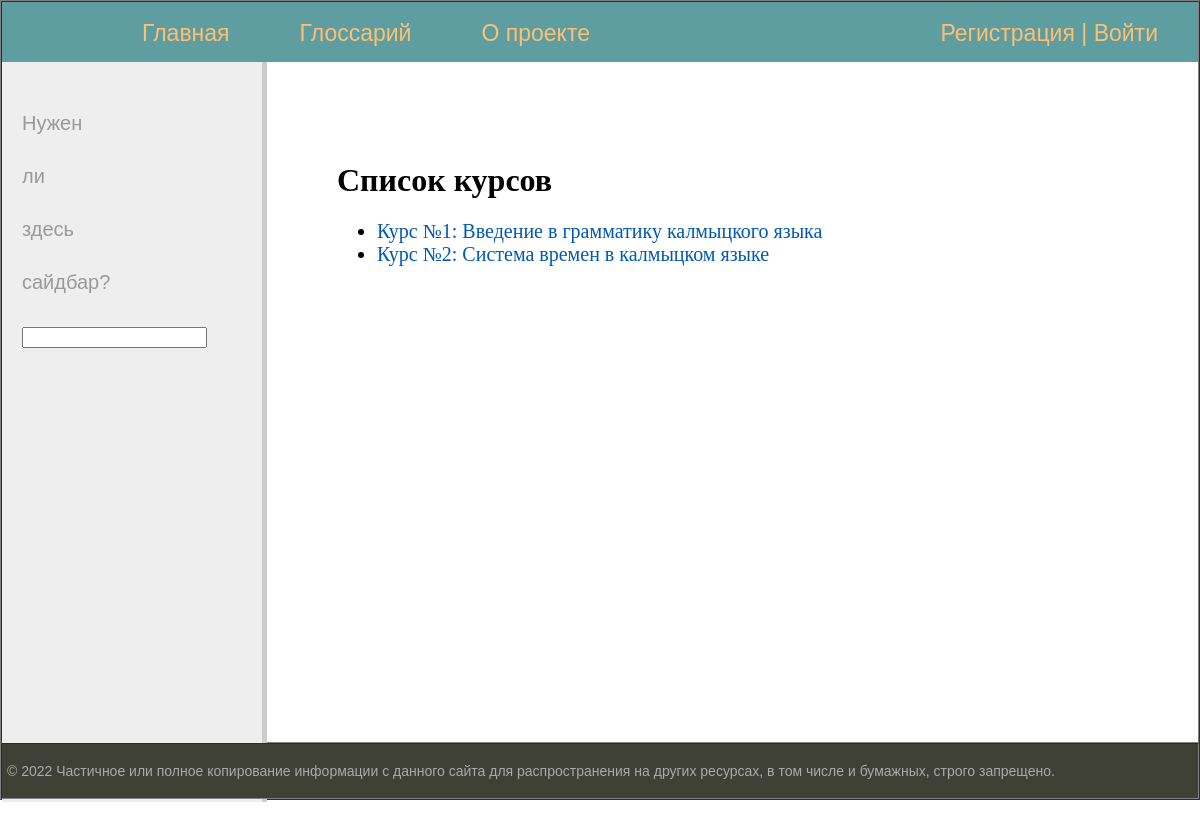
Before: / with the older database file.
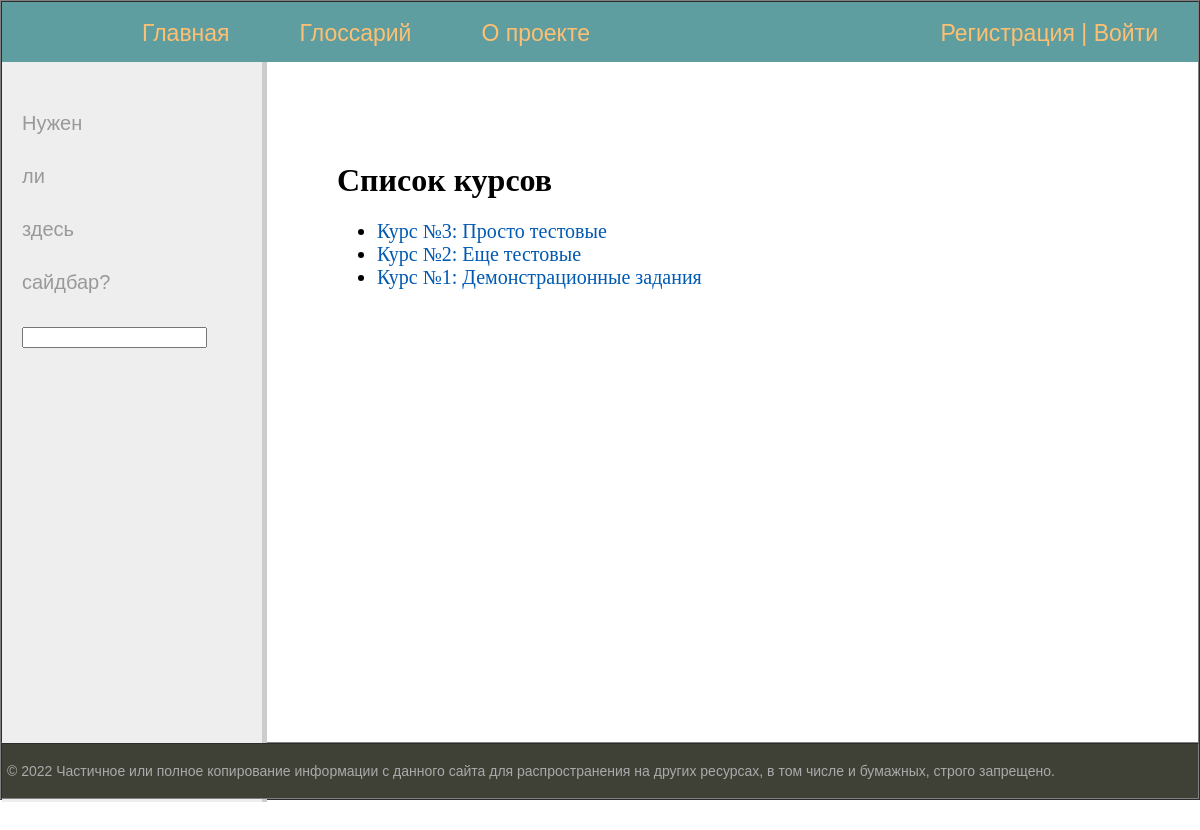
After: the same page with the newer database file.
### kalm_quizes/models.py (models this page shows, shortened)
class Quiz(models.Model):
    quiz_number = models.IntegerField(default=0)
    quiz_name = models.CharField(max_length=150)
    class Meta:
        verbose_name = 'Курс'
        verbose_name_plural = 'Курсы'

### kalm_quizes/views.py (the view)
# urls.py: path('', views.index_page, name='index'),
def index_page(request):
    title = 'Список курсов'
    quizes_list = Quiz.objects.all()
    context = {
        'title': title,
        'menu': menu,
        'quizes_list': quizes_list
    }
    return render(request, 'kalm_quizes/index.html', context)

### templates/kalm_quizes/index.html (shortened to what this page needs)
{% extends 'kalm_quizes/base_template_1.html' %}
{% block content %}
<h1>{{title}}</h1>
{% if quizes_list %}
        <ul>
            {% for quiz in quizes_list %}
            <li><a href="{% url 'kalm_quizes:quiz_page' quiz.id %}">Курс №{{quiz.quiz_number}}: {{quiz.quiz_name}}</a></li>
            {% endfor %}
            </ul>
    {% else %}
        <p>На данный момент курсы недоступны</p>
    {%  endif %}
{% endblock %}

### templates/kalm_quizes/base_template_1.html (shortened to what this page needs)
{% load static %}
<!DOCTYPE html>
<html>
<head>
	<link type="text/css" href="{% static 'kalm_quizes/css/styles.css' %}" rel="stylesheet" />
</head>
<body>
<table class="table-page" border="1" cellpadding="0" cellspacing="0">
<tr><td valign=top>
{% block mainmenu %}
		<div class="header">
			<ul id="mainmenu" class="mainmenu">
				<li class="logo"><a href=''><div class="logo"></div></a></li>
				<li><a href="{% url 'kalm_quizes:index' %}">Главная</a></li>
				<li><a href="{% url 'kalm_quizes:glossary' %}">Глоссарий</a></li>
				<li><a href="{% url 'kalm_quizes:about' %}">О проекте</a></li>
				{% if request.user.is_authenticated %}
					<li class="last"> <a href="{% url 'kalm_quizes:profile' %}">Пользователь: {{user.username}}</a> | <a href="{% url 'logout' %}">Выйти</a></li>
				{% else %}
					<li class="last"><a href="{% url 'kalm_quizes:register' %}">Регистрация</a> | <a href="{% url 'login' %}">Войти</a></li>
				{% endif %}
			</ul>
		</div>
{% endblock mainmenu %}
<table class="table-content" border=0 cellpadding="0" cellspacing="0">
<tr>
	<td valign="top" class="left-chapters">
		{% if quiz and request.user.is_authenticated %}
			<h4>Прогресс по курсу</h4>
				<ul id="leftchapters">{% for course, stat in quizes_stat %}
					{% if course.quiz_number == quiz.quiz_number %}
						{{stat}} /{{course.get_count_all}}
					{% endif %}
    			{% endfor %}</ul>
		{% else %}
		<ul id="leftchapters">
			<li>Нужен</li>
			<li>ли</li>
			<li>здесь</li>
			<li>сайдбар?</li>
			<li><input type="search" id="search" name="search"></li>
		</ul>
		{% endif %}
	</td>
<td valign="top" class="content">
	<div class="content-text">
{% block content %}
{% endblock %}
	</div>
</td></tr></table>
</td></tr>
<tr><td valign=top>
	<div id="footer">
		<p>&copy; 2022 Частичное или полное копирование информации с данного сайта для распространения на других ресурсах, в том числе и бумажных, строго запрещено.</p>
	</div>
</td></tr></table>
</body>
</html>

### kalm_quizes/static/kalm_quizes/css/styles.css (style rules this page uses)
html, body { font-family: 'Arial'; margin: 0 auto; padding: 0; height: 100%; width: 100%; color: #444; }
a { color: #0059b2; text-decoration: none; }
.table-page { width: 100%; height: 100%; vertical-align: top; }
.table-page tr { height: 100%; }
.header { background: #5F9EA0; height: 60px; }
.logo { background: url('../images/logo.png') no-repeat 10px 5px; width: 70px; height: 60px; }
ul.mainmenu { list-style: none ; margin: 0; padding: 20; height: 60px; color: #fdc073; font-size: 23px; overflow: hidden; }
ul.mainmenu li { float: left; margin: 18px 40px 0 30px; }
ul.mainmenu li.logo { margin: 0; }
ul.mainmenu li.last { float: right; }
ul.mainmenu li a { color: #fdc073; text-decoration: none; }
.table-content { width: 100%; min-height: 100%; height: 100%; }
.left-chapters { margin: 0; background: #eee; border-right: 5px solid #ccc; min-height: 100%; }
.left-chapters ul { width: 230px; min-height: 100%; margin: 0; padding: 20px 10px 10px 20px; list-style: none; font-size: 20px; }
.left-chapters ul li { margin: 30px 0 0 0; color: #999; }
.content { padding: 40px 20px 20px 40px; width: 100%; box-sizing: border-box; }
.content-text { margin: 60px 0 0 30px; color: #000; font-size: 20px; font-family: Yandex Sans Display Light; }
.content-text h1 { font-size: 32px; }
#footer { box-sizing: border-box; background: #3F4137; padding: 5px; color: #aaa; font-size: 14px; font-family: Verdana, Geneva, Arial, Helvetica; text-align: left; overflow: hidden; }

Changed rows visible on the page:
changed Quiz: quiz_number "1" → "3"; quiz_name "Введение в грамматику калмыцкого языка" → "Просто тестовые"
changed Quiz: quiz_name "Система времен в калмыцком языке" → "Еще тестовые"
added Quiz: quiz_number "1", quiz_name "Демонстрационные задания"
